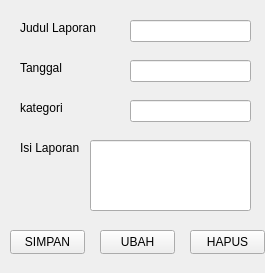
<?xml version="1.0" encoding="UTF-8"?>
<ui version="4.0">
 <class>Form</class>
 <widget class="QWidget" name="Form">
  <property name="geometry">
   <rect>
    <x>0</x>
    <y>0</y>
    <width>265</width>
    <height>273</height>
   </rect>
  </property>
  <property name="windowTitle">
   <string>Form</string>
  </property>
  <widget class="QLineEdit" name="editJdl">
   <property name="geometry">
    <rect>
     <x>130</x>
     <y>20</y>
     <width>121</width>
     <height>22</height>
    </rect>
   </property>
  </widget>
  <widget class="QLineEdit" name="editTgl">
   <property name="geometry">
    <rect>
     <x>130</x>
     <y>60</y>
     <width>121</width>
     <height>22</height>
    </rect>
   </property>
  </widget>
  <widget class="QLineEdit" name="editKate">
   <property name="geometry">
    <rect>
     <x>130</x>
     <y>100</y>
     <width>121</width>
     <height>22</height>
    </rect>
   </property>
  </widget>
  <widget class="QLineEdit" name="editIsi">
   <property name="geometry">
    <rect>
     <x>90</x>
     <y>140</y>
     <width>161</width>
     <height>71</height>
    </rect>
   </property>
  </widget>
  <widget class="QLabel" name="label">
   <property name="geometry">
    <rect>
     <x>20</x>
     <y>20</y>
     <width>81</width>
     <height>16</height>
    </rect>
   </property>
   <property name="text">
    <string>Judul Laporan</string>
   </property>
  </widget>
  <widget class="QLabel" name="label_2">
   <property name="geometry">
    <rect>
     <x>20</x>
     <y>60</y>
     <width>49</width>
     <height>16</height>
    </rect>
   </property>
   <property name="text">
    <string>Tanggal</string>
   </property>
  </widget>
  <widget class="QLabel" name="label_3">
   <property name="geometry">
    <rect>
     <x>20</x>
     <y>100</y>
     <width>49</width>
     <height>16</height>
    </rect>
   </property>
   <property name="text">
    <string>kategori</string>
   </property>
  </widget>
  <widget class="QLabel" name="label_4">
   <property name="geometry">
    <rect>
     <x>20</x>
     <y>140</y>
     <width>61</width>
     <height>16</height>
    </rect>
   </property>
   <property name="text">
    <string>Isi Laporan</string>
   </property>
  </widget>
  <widget class="QPushButton" name="simpan1">
   <property name="geometry">
    <rect>
     <x>10</x>
     <y>230</y>
     <width>75</width>
     <height>24</height>
    </rect>
   </property>
   <property name="text">
    <string>SIMPAN</string>
   </property>
  </widget>
  <widget class="QPushButton" name="ubah2">
   <property name="geometry">
    <rect>
     <x>100</x>
     <y>230</y>
     <width>75</width>
     <height>24</height>
    </rect>
   </property>
   <property name="text">
    <string>UBAH</string>
   </property>
  </widget>
  <widget class="QPushButton" name="hapus3">
   <property name="geometry">
    <rect>
     <x>190</x>
     <y>230</y>
     <width>75</width>
     <height>24</height>
    </rect>
   </property>
   <property name="text">
    <string>HAPUS</string>
   </property>
  </widget>
 </widget>
 <resources/>
 <connections/>
</ui>
